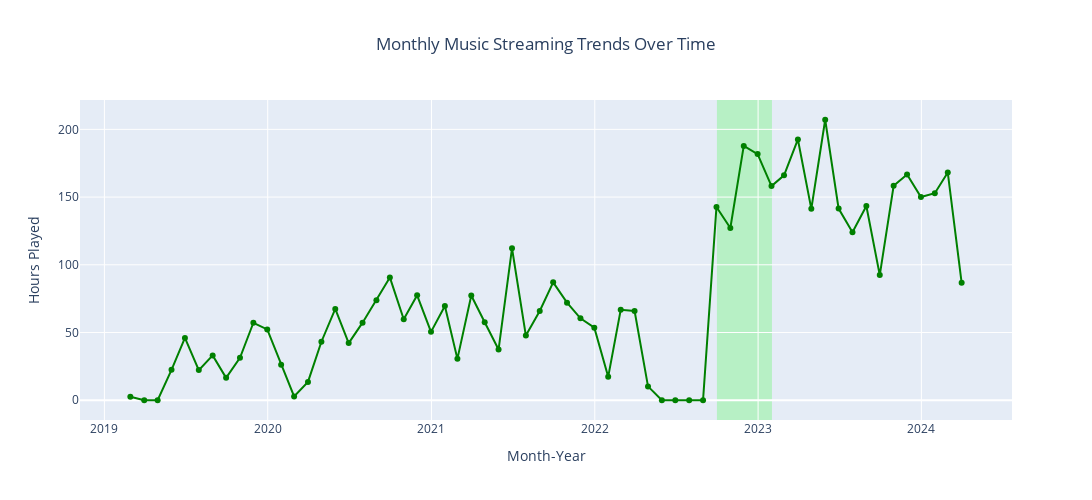

Write notebook code for a chart like this one.
### Markdown cell above
#### **Music Streaming**

### Code cell
# Set 'ts' column as the index
indexed = spotify_music.set_index('ts', inplace=False)

# Resample the data on a monthly basis
streaming_trends = indexed.resample('M').sum()

# Create a line plot using Plotly Express
fig = px.line(streaming_trends, x=streaming_trends.index, y=(streaming_trends['ms_played'] / (1000 * 60 * 60)).round(2),
              labels={'ts': 'Month-Year', 'y': 'Hours Played'},
              title='Monthly Audio Streaming Trends Over Time',
              color_discrete_sequence=['green'], markers=True)

fig.add_vrect(x0="2022-10-01", x1="2023-02-01", fillcolor="rgba(0,255,0,0.2)", layer="below", line_width=0)

fig.update_layout(title=dict(text='Monthly Music Streaming Trends Over Time', x=0.5),
                  xaxis_title='Month-Year',
                  yaxis_title='Hours Played',
                  width=1100, height=500)
fig.show()

### Figure 1 — Plotly figure (JSON) as saved in the notebook; plotly's stock layout.template omitted (floating-point values rounded to 4 significant figures)
{"data": [{"hovertemplate": "Month-Year=%{x}<br>Hours Played=%{y}<extra></extra>", "legendgroup": "", "line": {"color": "green", "dash": "solid"}, "marker": {"symbol": "circle"}, "mode": "lines+markers", "name": "", "orientation": "v", "showlegend": false, "type": "scatter", "x": ["2019-02-28T00:00:00+00:00", "2019-03-31T00:00:00+00:00", "2019-04-30T00:00:00+00:00", "2019-05-31T00:00:00+00:00", "2019-06-30T00:00:00+00:00", "2019-07-31T00:00:00+00:00", "2019-08-31T00:00:00+00:00", "2019-09-30T00:00:00+00:00", "2019-10-31T00:00:00+00:00", "2019-11-30T00:00:00+00:00", "2019-12-31T00:00:00+00:00", "2020-01-31T00:00:00+00:00", "2020-02-29T00:00:00+00:00", "2020-03-31T00:00:00+00:00", "2020-04-30T00:00:00+00:00", "2020-05-31T00:00:00+00:00", "2020-06-30T00:00:00+00:00", "2020-07-31T00:00:00+00:00", "2020-08-31T00:00:00+00:00", "2020-09-30T00:00:00+00:00", "2020-10-31T00:00:00+00:00", "2020-11-30T00:00:00+00:00", "2020-12-31T00:00:00+00:00", "2021-01-31T00:00:00+00:00", "2021-02-28T00:00:00+00:00", "2021-03-31T00:00:00+00:00", "2021-04-30T00:00:00+00:00", "2021-05-31T00:00:00+00:00", "2021-06-30T00:00:00+00:00", "2021-07-31T00:00:00+00:00", "2021-08-31T00:00:00+00:00", "2021-09-30T00:00:00+00:00", "2021-10-31T00:00:00+00:00", "2021-11-30T00:00:00+00:00", "2021-12-31T00:00:00+00:00", "2022-01-31T00:00:00+00:00", "2022-02-28T00:00:00+00:00", "2022-03-31T00:00:00+00:00", "2022-04-30T00:00:00+00:00", "2022-05-31T00:00:00+00:00", "2022-06-30T00:00:00+00:00", "2022-07-31T00:00:00+00:00", "2022-08-31T00:00:00+00:00", "2022-09-30T00:00:00+00:00", "2022-10-31T00:00:00+00:00", "2022-11-30T00:00:00+00:00", "2022-12-31T00:00:00+00:00", "2023-01-31T00:00:00+00:00", "2023-02-28T00:00:00+00:00", "2023-03-31T00:00:00+00:00", "2023-04-30T00:00:00+00:00", "2023-05-31T00:00:00+00:00", "2023-06-30T00:00:00+00:00", "2023-07-31T00:00:00+00:00", "2023-08-31T00:00:00+00:00", "2023-09-30T00:00:00+00:00", "2023-10-31T00:00:00+00:00", "2023-11-30T00:00:00+00:00", "2023-12-31T00:00:00+00:00", "2024-01-31T00:00:00+00:00", "2024-02-29T00:00:00+00:00", "2024-03-31T00:00:00+00:00"], "xaxis": "x", "y": [2.62, 0, 0, 22.43, 45.98, 22.25, 33.13, 16.54, 31.36, 57.22, 52.28, 26.13, 2.79, 13.52, 43.21, 67.44, 42.18, 57.28, 73.81, 90.69, 59.79, 77.49, 50.49, 69.65, 30.56, 77.39, 57.6, 37.44, 112.2, 47.73, 65.94, 87.04, 72.06, 60.51, 53.57, 17.29, 66.84, 65.91, 10.23, 0, 0, 0, 0, 142.7, 127.2, 187.8, 181.8, 158.2, 166.1, 192.6, 141.3, 207.1, 141.5, 124.0, 143.4, 92.4, 158.3, 166.6, 150.0, 152.9, 168.1, 86.69], "yaxis": "y"}], "layout": {"height": 500, "legend": {"tracegroupgap": 0}, "shapes": [{"fillcolor": "rgba(0,255,0,0.2)", "layer": "below", "line": {"width": 0}, "type": "rect", "x0": "2022-10-01", "x1": "2023-02-01", "xref": "x", "y0": 0, "y1": 1, "yref": "y domain"}], "title": {"text": "Monthly Music Streaming Trends Over Time", "x": 0.5}, "width": 1100, "xaxis": {"anchor": "y", "domain": [0, 1], "title": {"text": "Month-Year"}}, "yaxis": {"anchor": "x", "domain": [0, 1], "title": {"text": "Hours Played"}}}}
